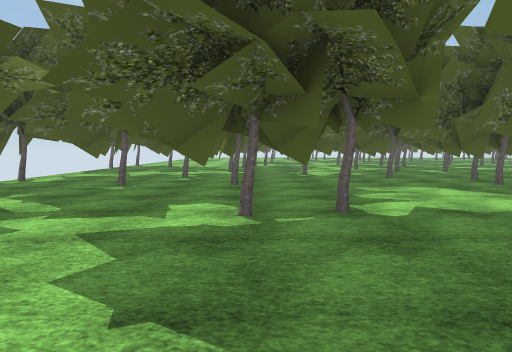
View 1 (above)

23 first-person views from a walk through a Unity game level. The camera is 1.3 m above the floor, tilts 4° down and sees 70° across. The floor is counted in squares, 2 m on a side. Each view is taken from the middle of a square. On the plan, view 1 faces up. The plan holds only what a view shows up to about 11 squares ahead; the rest is blank. The place goes on beyond the plan. Some surface patterns are stand-ins.

View 2
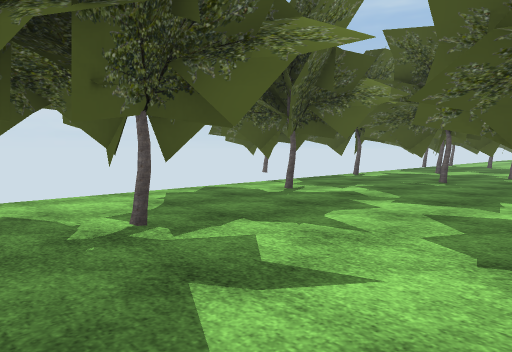

View 3
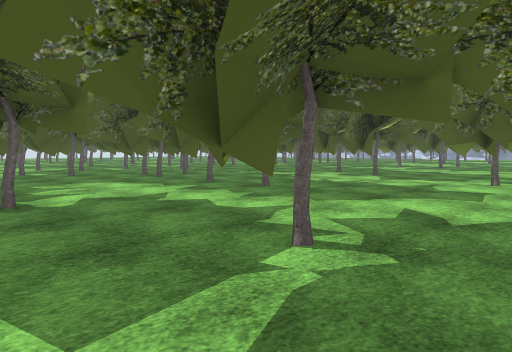

View 4
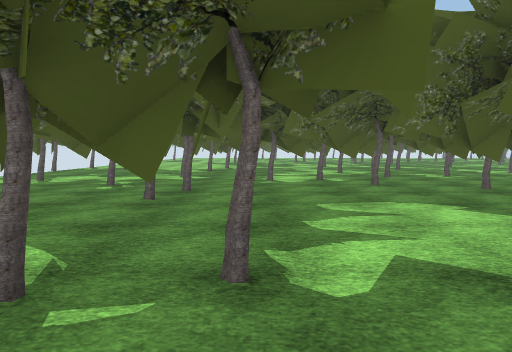

View 5
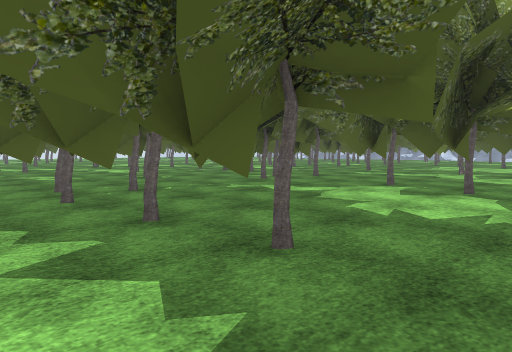

View 6
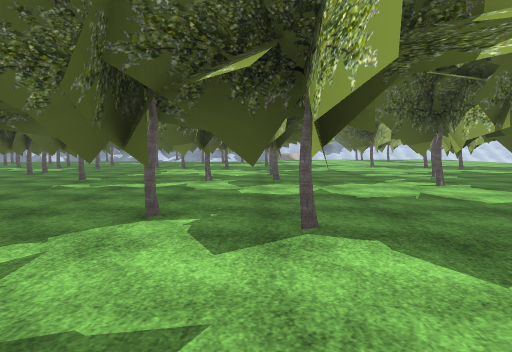

View 7
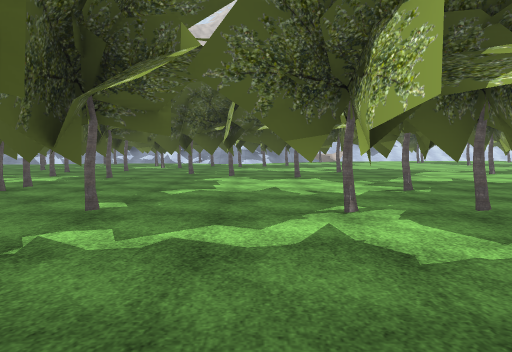

View 8
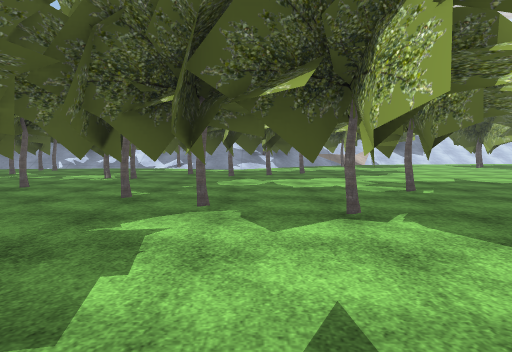

View 9
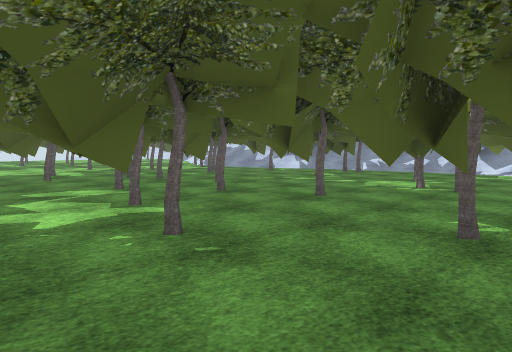

View 10
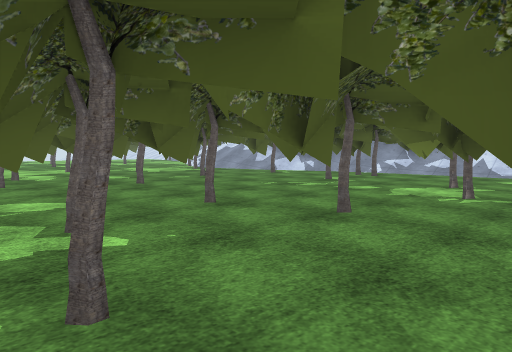

View 11
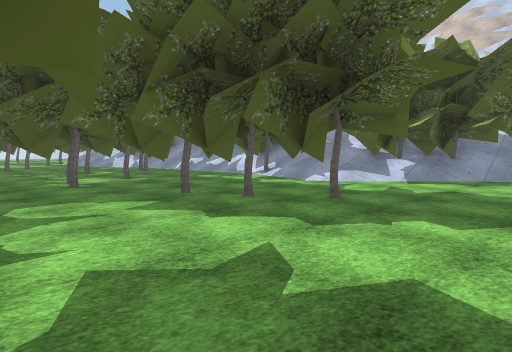

View 12
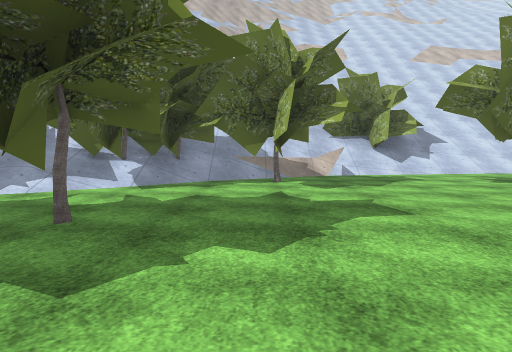

View 13
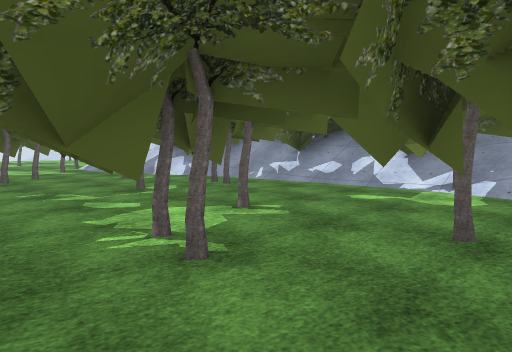

View 14
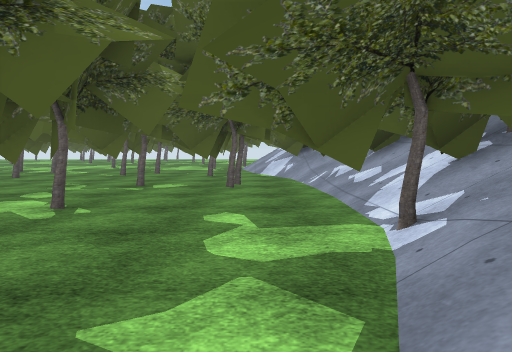

View 15
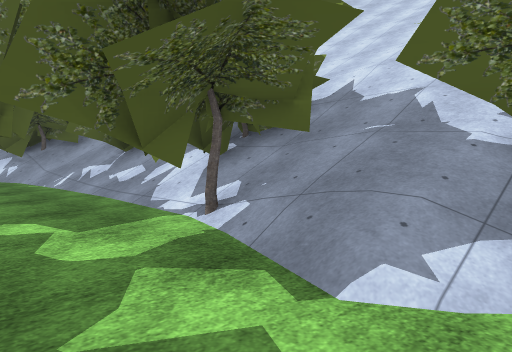

View 16
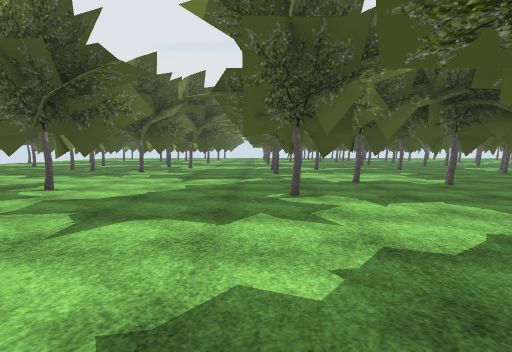

View 17
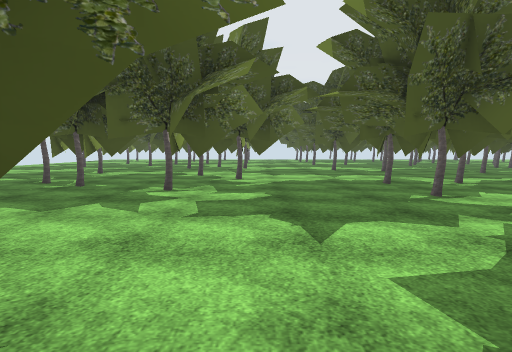

View 18
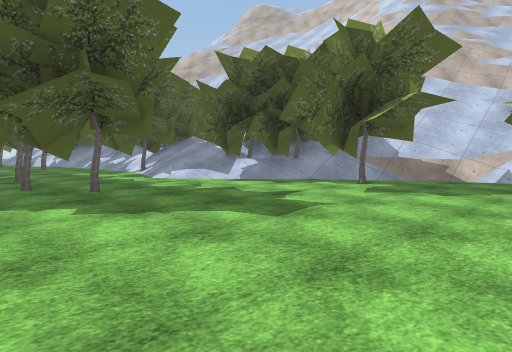

View 19
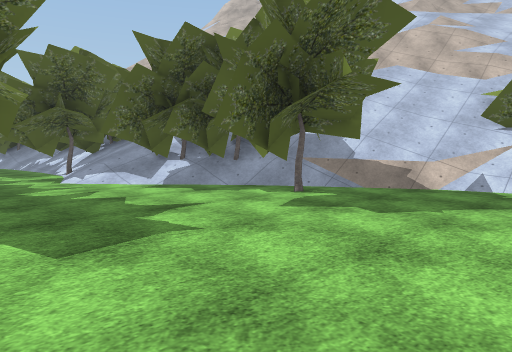

View 20
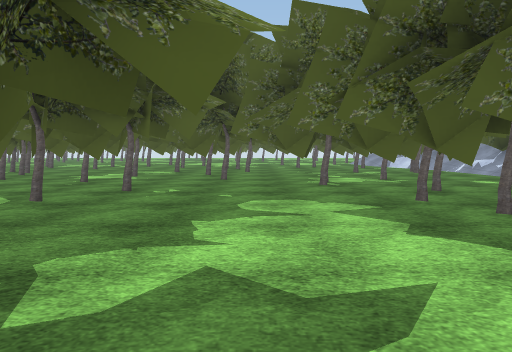

View 21
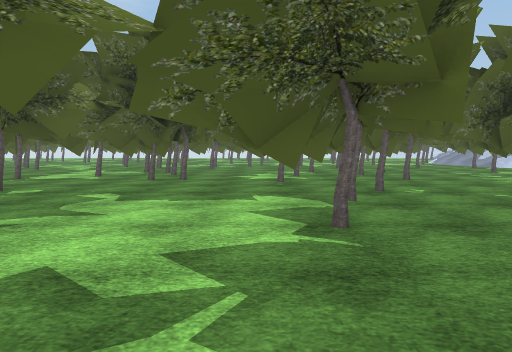

View 22
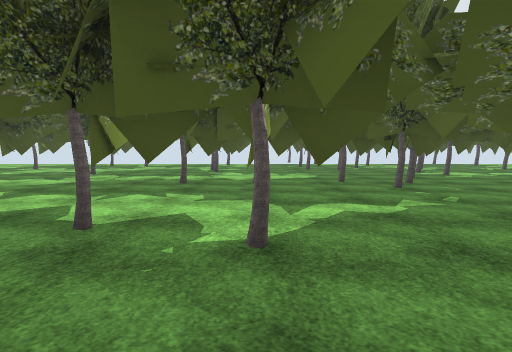

View 23
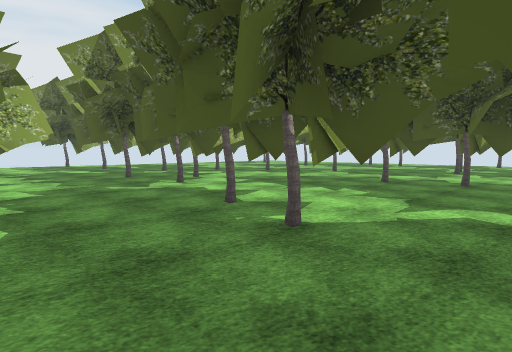

### Floor plan
Key: @ floor where view 1 was taken; # wall or solid block; x gap in a wall; . main floor; : floor 0.5 m higher than the main floor; + floor 2 m higher than the main floor; / step, stairs or slope; O other object.
Columns run from 4 left of view 1 to 32 right of it. Each row starts with its distance up from view 1.
 20                         .O
 19                         ..
 18                         O.O
 17                        O O  O../ O
 16                        O O O .O/OOO
 15                        OOO#.OO .:O
 14          O               O ...../
 13 .... ..O ...O   ..O #x O O..O O //
 12 .......O .. O   ...OO. OO.#.. OO/O
 11 ..OO..#O O.O    .O OO    O......//O
 10 O   OOO   x      O.O   #O # O ../OOO/
  9 .#O   O #...     ....  O  #O##.O O+//
  8       ..O  .O  ..O  ...#  ..O ../////
  7 OOO O .. OO...OO...#..O #..O #../OO/
  6 .. .#....x..............x...O#..# O
  5 ........O ...O#..O ...O  ...OO ../OO
  4   .O O#.O ..O #..O O ..#O.....#...:O/
  3 .O.. ##..#...##.....#....#....... O//
  2 ..................................#//
  1 O ....  ...O ...O.................../
  0 ....@OO#..OO ..O xOO ...O.........../
 -1 O.....O  ..   ....O  ..O   .....OO..O

Where each view was taken, in squares from view 1:
view 1: 0 up, 0 right, facing up
view 2: 1 down, 0 right, facing up-left
view 3: 1 down, 0 right, facing up-right
view 4: 2 up, 1 right, facing up
view 5: 2 up, 3 right, facing up-right
view 6: 4 up, 6 right, facing right
view 7: 6 up, 10 right, facing right
view 8: 6 up, 15 right, facing right
view 9: 7 up, 17 right, facing up-right
view 10: 8 up, 18 right, facing up-right
view 11: 2 up, 21 right, facing up-right
view 12: 3 up, 22 right, facing right
view 13: 7 up, 22 right, facing up-right
view 14: 6 up, 27 right, facing up
view 15: 6 up, 26 right, facing up-right
view 16: 3 up, 26 right, facing left
view 17: 1 up, 21 right, facing left
view 18: 1 down, 23 right, facing up-right
view 19: 1 down, 25 right, facing up-right
view 20: 2 up, 22 right, facing up
view 21: 2 up, 18 right, facing up
view 22: 5 up, 12 right, facing left
view 23: 7 up, 12 right, facing down-left
